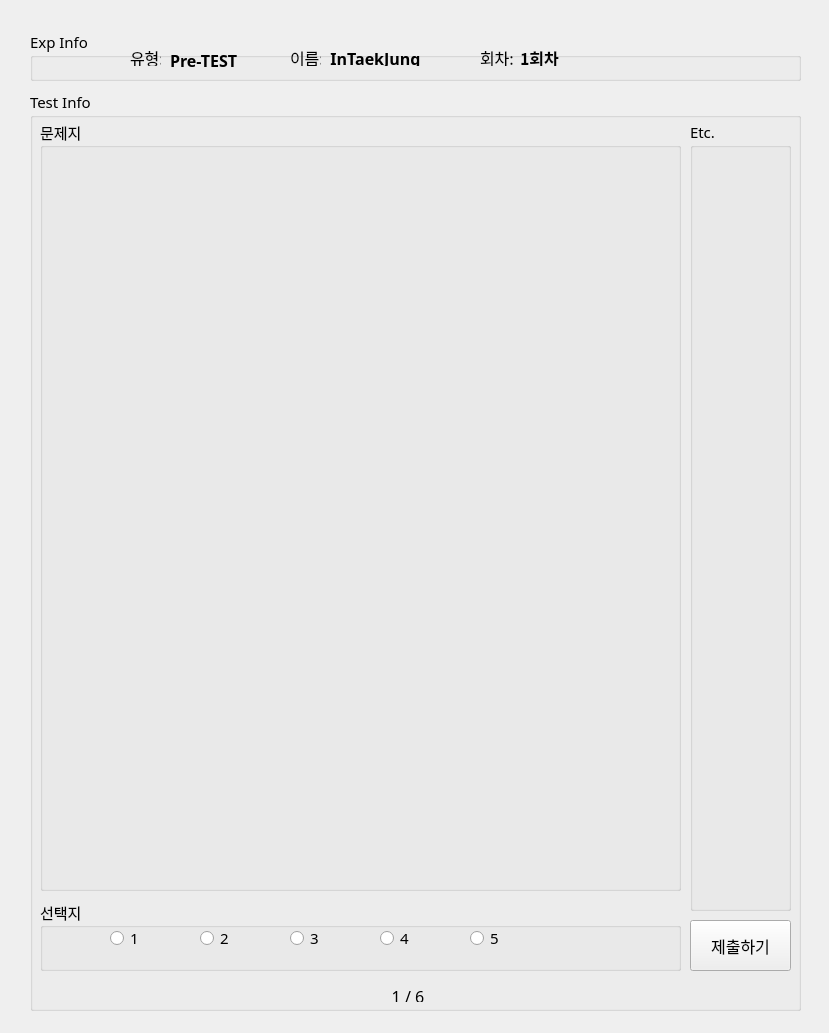
<?xml version="1.0" encoding="UTF-8"?>
<ui version="4.0">
 <class>Form</class>
 <widget class="QWidget" name="Form">
  <property name="geometry">
   <rect>
    <x>0</x>
    <y>0</y>
    <width>829</width>
    <height>1033</height>
   </rect>
  </property>
  <property name="windowTitle">
   <string>Form</string>
  </property>
  <widget class="QGroupBox" name="expInfoGBox">
   <property name="geometry">
    <rect>
     <x>30</x>
     <y>30</y>
     <width>771</width>
     <height>51</height>
    </rect>
   </property>
   <property name="font">
    <font>
     <family>나눔스퀘어_ac</family>
     <pointsize>11</pointsize>
    </font>
   </property>
   <property name="title">
    <string>Exp Info</string>
   </property>
   <widget class="QLabel" name="nameLabel2">
    <property name="geometry">
     <rect>
      <x>300</x>
      <y>20</y>
      <width>91</width>
      <height>16</height>
     </rect>
    </property>
    <property name="font">
     <font>
      <family>나눔스퀘어 Bold</family>
      <pointsize>12</pointsize>
      <weight>75</weight>
      <bold>true</bold>
     </font>
    </property>
    <property name="text">
     <string>InTaekJung</string>
    </property>
    <property name="alignment">
     <set>Qt::AlignCenter</set>
    </property>
   </widget>
   <widget class="QLabel" name="expTypeLabel2">
    <property name="geometry">
     <rect>
      <x>140</x>
      <y>20</y>
      <width>71</width>
      <height>20</height>
     </rect>
    </property>
    <property name="font">
     <font>
      <family>나눔스퀘어 Bold</family>
      <pointsize>12</pointsize>
      <weight>75</weight>
      <bold>true</bold>
     </font>
    </property>
    <property name="text">
     <string>Pre-TEST</string>
    </property>
    <property name="alignment">
     <set>Qt::AlignLeading|Qt::AlignLeft|Qt::AlignVCenter</set>
    </property>
   </widget>
   <widget class="QLabel" name="expCntLabel2">
    <property name="geometry">
     <rect>
      <x>490</x>
      <y>20</y>
      <width>41</width>
      <height>16</height>
     </rect>
    </property>
    <property name="font">
     <font>
      <family>나눔스퀘어 Bold</family>
      <pointsize>12</pointsize>
      <weight>75</weight>
      <bold>true</bold>
     </font>
    </property>
    <property name="text">
     <string>1회차</string>
    </property>
   </widget>
   <widget class="QLabel" name="name2">
    <property name="geometry">
     <rect>
      <x>260</x>
      <y>20</y>
      <width>31</width>
      <height>16</height>
     </rect>
    </property>
    <property name="font">
     <font>
      <family>나눔스퀘어_ac</family>
      <pointsize>12</pointsize>
     </font>
    </property>
    <property name="text">
     <string>이름: </string>
    </property>
   </widget>
   <widget class="QLabel" name="expCnt2">
    <property name="geometry">
     <rect>
      <x>450</x>
      <y>20</y>
      <width>41</width>
      <height>16</height>
     </rect>
    </property>
    <property name="font">
     <font>
      <family>나눔스퀘어_ac</family>
      <pointsize>12</pointsize>
     </font>
    </property>
    <property name="text">
     <string>회차:</string>
    </property>
   </widget>
   <widget class="QLabel" name="expType2">
    <property name="geometry">
     <rect>
      <x>100</x>
      <y>20</y>
      <width>31</width>
      <height>16</height>
     </rect>
    </property>
    <property name="font">
     <font>
      <family>나눔스퀘어_ac</family>
      <pointsize>12</pointsize>
     </font>
    </property>
    <property name="text">
     <string>유형:</string>
    </property>
   </widget>
  </widget>
  <widget class="QGroupBox" name="TeInfoGBox">
   <property name="geometry">
    <rect>
     <x>30</x>
     <y>90</y>
     <width>771</width>
     <height>921</height>
    </rect>
   </property>
   <property name="font">
    <font>
     <family>나눔스퀘어_ac</family>
     <pointsize>11</pointsize>
    </font>
   </property>
   <property name="title">
    <string>Test Info</string>
   </property>
   <widget class="QGroupBox" name="testGBox">
    <property name="geometry">
     <rect>
      <x>10</x>
      <y>30</y>
      <width>641</width>
      <height>771</height>
     </rect>
    </property>
    <property name="title">
     <string>문제지</string>
    </property>
    <widget class="QLabel" name="testLabel">
     <property name="geometry">
      <rect>
       <x>10</x>
       <y>20</y>
       <width>621</width>
       <height>741</height>
      </rect>
     </property>
     <property name="sizePolicy">
      <sizepolicy hsizetype="Preferred" vsizetype="Expanding">
       <horstretch>0</horstretch>
       <verstretch>0</verstretch>
      </sizepolicy>
     </property>
     <property name="text">
      <string/>
     </property>
    </widget>
   </widget>
   <widget class="QGroupBox" name="ansGBox">
    <property name="geometry">
     <rect>
      <x>10</x>
      <y>810</y>
      <width>641</width>
      <height>71</height>
     </rect>
    </property>
    <property name="title">
     <string>선택지</string>
    </property>
    <widget class="QRadioButton" name="ansRBtn1">
     <property name="geometry">
      <rect>
       <x>70</x>
       <y>30</y>
       <width>31</width>
       <height>16</height>
      </rect>
     </property>
     <property name="text">
      <string>1</string>
     </property>
    </widget>
    <widget class="QRadioButton" name="ansRBtn2">
     <property name="geometry">
      <rect>
       <x>160</x>
       <y>30</y>
       <width>31</width>
       <height>16</height>
      </rect>
     </property>
     <property name="text">
      <string>2</string>
     </property>
    </widget>
    <widget class="QRadioButton" name="ansRBtn3">
     <property name="geometry">
      <rect>
       <x>250</x>
       <y>30</y>
       <width>31</width>
       <height>16</height>
      </rect>
     </property>
     <property name="text">
      <string>3</string>
     </property>
    </widget>
    <widget class="QRadioButton" name="ansRBtn4">
     <property name="geometry">
      <rect>
       <x>340</x>
       <y>30</y>
       <width>31</width>
       <height>16</height>
      </rect>
     </property>
     <property name="text">
      <string>4</string>
     </property>
    </widget>
    <widget class="QRadioButton" name="ansRBtn5">
     <property name="geometry">
      <rect>
       <x>430</x>
       <y>30</y>
       <width>31</width>
       <height>16</height>
      </rect>
     </property>
     <property name="text">
      <string>5</string>
     </property>
    </widget>
   </widget>
   <widget class="QLabel" name="testCntLabel">
    <property name="geometry">
     <rect>
      <x>350</x>
      <y>900</y>
      <width>56</width>
      <height>12</height>
     </rect>
    </property>
    <property name="font">
     <font>
      <family>나눔스퀘어_ac</family>
      <pointsize>12</pointsize>
     </font>
    </property>
    <property name="text">
     <string>1 / 6</string>
    </property>
    <property name="alignment">
     <set>Qt::AlignCenter</set>
    </property>
   </widget>
   <widget class="QPushButton" name="teSubmitBtn">
    <property name="geometry">
     <rect>
      <x>660</x>
      <y>830</y>
      <width>101</width>
      <height>51</height>
     </rect>
    </property>
    <property name="font">
     <font>
      <family>나눔스퀘어_ac</family>
      <pointsize>12</pointsize>
     </font>
    </property>
    <property name="text">
     <string>제출하기</string>
    </property>
   </widget>
   <widget class="QGroupBox" name="etcGBox">
    <property name="geometry">
     <rect>
      <x>660</x>
      <y>30</y>
      <width>101</width>
      <height>791</height>
     </rect>
    </property>
    <property name="title">
     <string>Etc.</string>
    </property>
   </widget>
  </widget>
 </widget>
 <resources/>
 <connections/>
</ui>
